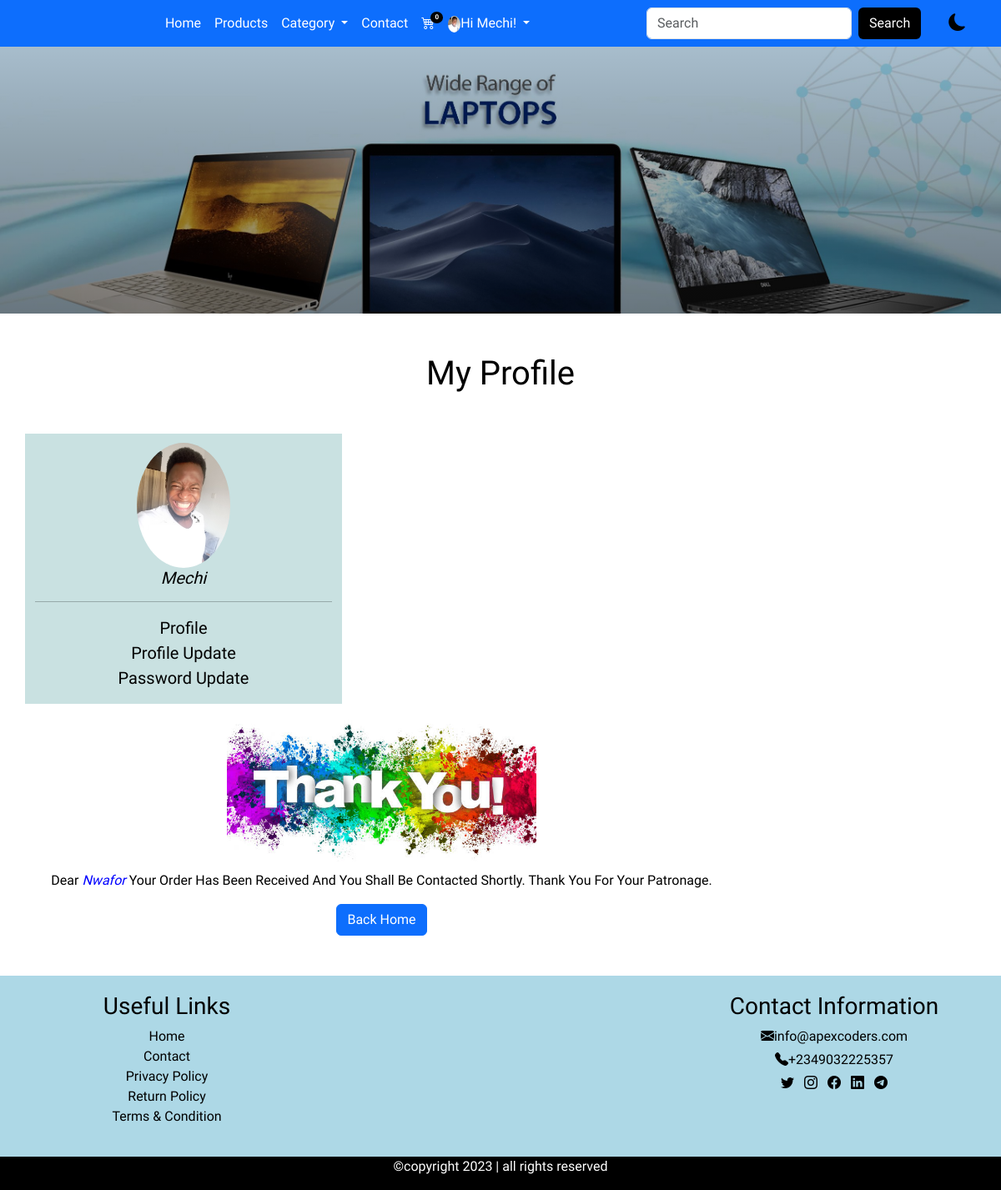
/callback (signed in), run on the app's committed database.
### userprofile/models.py (models this page shows, shortened)
class Customer(models.Model):
    user = models.OneToOneField(User, on_delete=models.CASCADE)
    first_name = models.CharField(max_length=100)
    last_name = models.CharField(max_length=100)
    email = models.EmailField(max_length=150)
    phone = models.CharField(max_length=12)
    address = models.CharField(max_length=200)
    pix = models.ImageField(upload_to='profilepix')
    joined = models.DateTimeField(auto_now_add=True)

### main/views.py (the view)
# urls.py: path('callback', views.callback, name='callback'),
@login_required(login_url='signin')
def callback(request):
     userprof = Customer.objects.get(user__username = request.user.username)
     cart = Cart.objects.filter(user__username = request.user.username)
     for item in  cart:
         item.paid=True
         item.save()
     context = {
         'userprof': userprof,
         'cart': cart
     }
     return render(request, 'callback.html', context)

### main/context_processor.py (called while the page is built)
def apex(request):
     info = AppInfo.objects.get(pk=1)
     category = Category.objects.all()
     context = {
          'info': info,
          'category': category
     }
     return context

def cartcount(request):
     cart = Cart.objects.filter(user__username = request.user.username, paid=False)
     itemcount = 0
     for item in cart:
          itemcount += item.quantity
     context = {
          'cart': cart,
          'itemcount': itemcount
     }
     return context

### main/templates/callback.html (shortened to what this page needs)
{% extends 'base.html' %}
{% block header %} {% include 'header.html' %} {% endblock header %}
{% block banner %} {% include 'banner.html' %} {% endblock banner %}
{% block content %}
{% load static %}
<div class="container mt-5 mb-5">
  <h1 class="text-center text-capitalize mt-5 mb-5">my profile</h1>
  <div class="row">
    <div class="col-md-4 pavat">
      <img src="{{userprof.pix.url}}" alt="">
      <h5>{{userprof.user}}</h5>
      <hr>
      <ul class="list-unstyled">
        <li><a href="{% url 'profile' %}">profile</a></li>
        <li><a href="{% url 'profile_update' %}">profile update</a></li>
        <li><a href="{% url 'password_update' %}">password update</a></li>
      </ul>
    </div>
    <div class="col-md-9 thank">
      <img src="{% static '' %}img/istockphoto-1132817705-612x612.jpg" alt="">
      <p>dear <span>{{userprof.first_name}}</span> your order has been received and you shall be contacted shortly.
      Thank you for your patronage.</p>
     <a href="{% url 'home' %}"> <button class="btn btn-primary">Back Home</button></a>
    </div>
  </div>
  </div>
{% endblock content %}
{% block footer %} {% include 'footer.html' %} {% endblock footer %}

### main/templates/header.html (shortened to what this page needs)
<nav class="navbar navbar-expand-lg bg-primary">
    <div class="container">
      <div class="collapse navbar-collapse" id="navbarSupportedContent">
        <ul class="navbar-nav mx-auto mb-2 mb-lg-0">
          {% if user.is_authenticated %}
          <li class="nav-item">
            <a class="nav-link" aria-current="page" href="{% url 'home' %}">home</a>
          </li>
          <li class="nav-item">
            <a class="nav-link" href="{% url 'products' %}">products</a>
          </li>
          <li class="nav-item dropdown">
            <a class="nav-link dropdown-toggle" href="#" role="button" data-bs-toggle="dropdown" aria-expanded="false">
              category
            </a>
          </li>
          <li class="nav-item">
            <a class="nav-link" href="{% url 'contact' %}">contact</a>
            <li class="nav-item">
              <a class="nav-link" href="{% url 'cart' %}">
                  <div class="wrapper">
                      <i class="bi bi-cart4"></i>
                      <span class="badge">{{itemcount}}</span>
                  </div>
              </a>
            </li>
            <li class="nav-item dropdown">
              <a class="nav-link dropdown-toggle" href="" role="button" data-bs-toggle="dropdown" aria-expanded="false">
               {% if user.customer %}
               <img src="{{user.customer.pix.url}}" alt="" height="20px"><span>Hi {{user.username}}!</span>
               {% endif %}
              </a>
          {% endif %}
          </li>
        </ul>
        <form action="{% url 'search' %}" method="POST" class="d-flex" role="search">
          <input class="form-control me-2" name="item" type="search" placeholder="Search" aria-label="Search">
          <button class="btn bg-black text-white" type="submit">Search</button>
        </form>
        <div class="rash">
          <i class="bi bi-moon-fill"></i>
        </div>
      </div>
    </div>
  </nav>

### main/static/css/style.css (style rules this page uses)
* { padding: 0%; margin: 0%; box-sizing: border-box; }
.nav-item a { text-transform: capitalize; font-weight: 500; color: white; }
.nav-link img { border-radius: 100%; }
.wrapper { position: relative; }
.wrapper span { position: absolute; top: -2px; right: -10px; background-color: black; font-size: 8px; border-radius: 50%; }
.rash { margin-left: 3%; cursor: pointer; font-size: 130%; }
:root { --bg: white; --icon: black; --text: black; --foot: black; --cat: white; }
body { background: var(--bg) !important; color: var(--text) !important; overflow-y: hidden; font-family: 'Belanosima', sans-serif !important; }
.pavat { text-align: center; background-color: rgb(201, 225, 225); }
.pavat img { border-radius: 100%; margin-top: 3%; height: 150px; }
.pavat h5 { font-style: italic; }
.pavat a { text-decoration: none; color: black; text-transform: capitalize; font-size: 20px; }
.thank { text-align: center; }
.thank p { text-transform: capitalize; font-weight: 500; }
.thank span { color: blue; font-style: italic; }
.thank img { height: 200px; }

### data on the page
Customer: pix (picture), user "Mechi", first_name "Nwafor"

### other printed values
{{ itemcount }} "0"
{{ user.username }} "Mechi"
